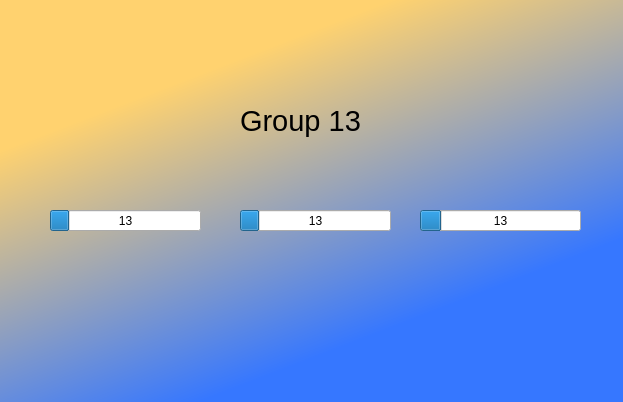
<?xml version="1.0" encoding="UTF-8"?>
<ui version="4.0">
 <class>LoginDialog</class>
 <widget class="QDialog" name="LoginDialog">
  <property name="geometry">
   <rect>
    <x>0</x>
    <y>0</y>
    <width>623</width>
    <height>402</height>
   </rect>
  </property>
  <property name="windowTitle">
   <string>Dialog</string>
  </property>
  <property name="styleSheet">
   <string notr="true">QDialog{
	background:qlineargradient(spread:pad,x1:0.4,y1:0,x2:1,y2:1,stop:0.1 #FFD26F,stop:0.7 #3677FF)
}

</string>
  </property>
  <widget class="QProgressBar" name="progressBar">
   <property name="geometry">
    <rect>
     <x>50</x>
     <y>210</y>
     <width>151</width>
     <height>21</height>
    </rect>
   </property>
   <property name="maximum">
    <number>99</number>
   </property>
   <property name="value">
    <number>13</number>
   </property>
   <property name="format">
    <string>%p</string>
   </property>
  </widget>
  <widget class="QProgressBar" name="progressBar_2">
   <property name="geometry">
    <rect>
     <x>240</x>
     <y>210</y>
     <width>151</width>
     <height>21</height>
    </rect>
   </property>
   <property name="maximum">
    <number>99</number>
   </property>
   <property name="value">
    <number>13</number>
   </property>
   <property name="format">
    <string>%p</string>
   </property>
  </widget>
  <widget class="QProgressBar" name="progressBar_3">
   <property name="geometry">
    <rect>
     <x>420</x>
     <y>210</y>
     <width>161</width>
     <height>21</height>
    </rect>
   </property>
   <property name="maximum">
    <number>99</number>
   </property>
   <property name="value">
    <number>13</number>
   </property>
   <property name="format">
    <string>%p</string>
   </property>
  </widget>
  <widget class="QLabel" name="label">
   <property name="geometry">
    <rect>
     <x>240</x>
     <y>100</y>
     <width>201</width>
     <height>41</height>
    </rect>
   </property>
   <property name="font">
    <font>
     <pointsize>22</pointsize>
    </font>
   </property>
   <property name="text">
    <string>Group 13</string>
   </property>
  </widget>
 </widget>
 <resources/>
 <connections/>
</ui>
